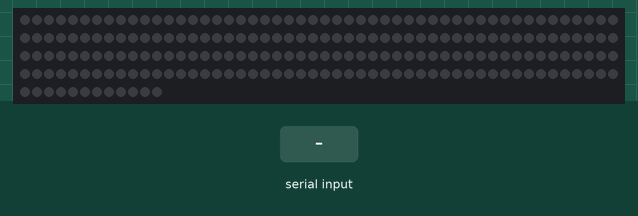
A sketch run on a simulated Arduino Uno, built with avr-gcc and run on an emulated ATmega328P. Shown: 212 RGB LEDs in strip order, left to right, continuing on the next row. The inputs (shaded band) are chosen by the test bench. Random numbers use the default seed unless the sketch sets one.

Above: at 1.2 s.
1.3 s: "90,45>" received over Serial
At 2.5 s:
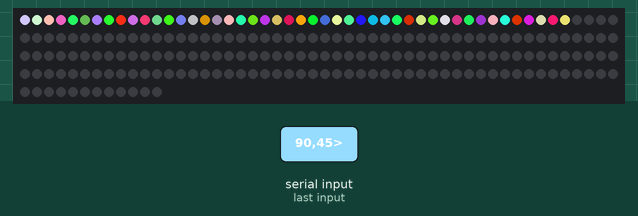
3.2 s: "30,150>" received over Serial
At 4.53 s:
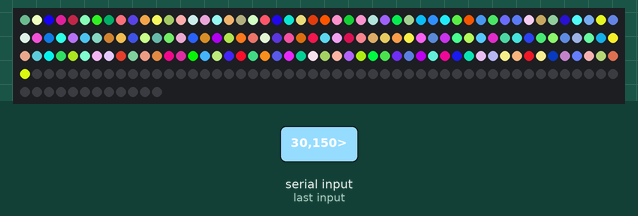
6.0 s: "5>" received over Serial
At 6.5 s:
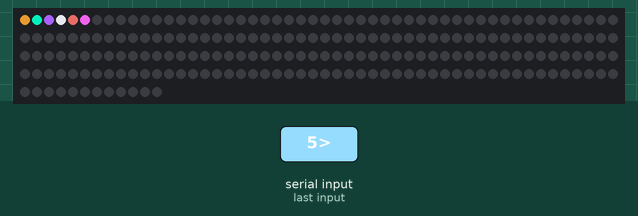
7.5 s: "90>" received over Serial
At 9.4 s:
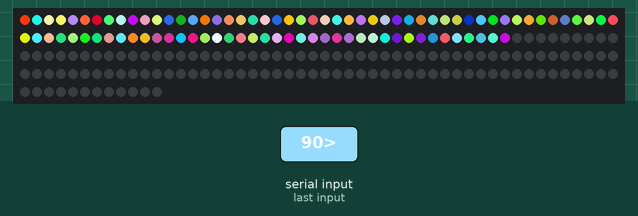
9.7 s: "90,45>" received over Serial
At 11.3 s:
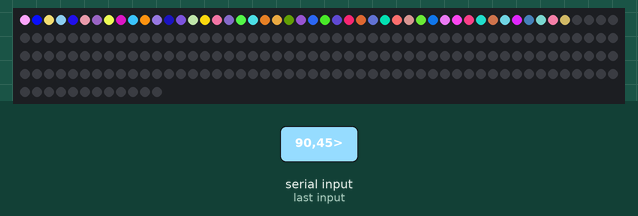
11.6 s: "1,90>" received over Serial
At 12.7 s:
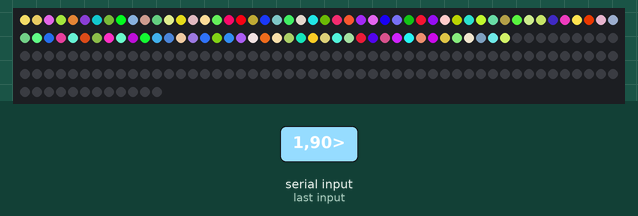
Timing chart, 0 to 14.6 s (numbered marks = the images above; inputs shaded):
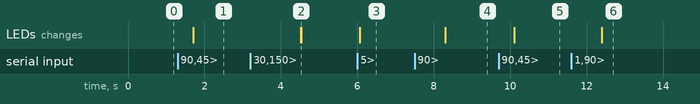

Measured:
- after the input at 1.3 s, the LEDs: change after 0.41 s (image 1)
- after the input at 3.2 s, the LEDs: change after 1.3 s (image 2)
- after the input at 6.0 s, the LEDs: change after 0.06 s (image 3)
- after the input at 7.5 s, the LEDs: change after 0.80 s (image 4)
- after the input at 9.7 s, the LEDs: change after 0.41 s (image 5)
- after the input at 11.6 s, the LEDs: change after 0.80 s (image 6)

The sketch:

sketch.ino
```cpp
// include library
#include<FastLED.h>

//define number of LED and pin
#define NUM_LEDS 212
#define DATA_PIN 7

//timer
unsigned long startMillis;
unsigned long currentMillis;
const unsigned long period = 60000;

// create the ld object array
CRGB leds[NUM_LEDS];

// define 3 byte for the random color
byte  r, g, b;

void setup() {
  // init the LED object
  FastLED.addLeds<NEOPIXEL, DATA_PIN>(leds, NUM_LEDS);
  // set random seed
  randomSeed(analogRead(0));

  //Set up serial connection
  Serial.begin(115200);
  Serial.setTimeout(1);

  FastLED.clear(true);
  FastLED.show();

  startMillis = millis();
}

void loop() {

  currentMillis = millis();
  if(currentMillis - startMillis >= period){
    FastLED.clear(true);
    FastLED.show();
    startMillis = millis();
  }

  if(Serial.available()>0){
    String data = Serial.readStringUntil('>');
    int comma_index = data.indexOf(',');
    int first = data.substring(1,comma_index).toInt();
    int last = data.substring(comma_index+1,data.length()).toInt();
    light(first, last);
    startMillis = millis();

  }

}

// Method used to light a specific range of lights on the LED Strip (INCLUSIVE)
// first = start index
// last = end index
void light(int first, int last){

  FastLED.clear(true);

  for (int cur = 0; cur < NUM_LEDS; cur++) {
    if(cur < first || cur > last){
      continue;
    }

  r = random(0, 255);
  g = random(0, 255);
  b = random(0, 255);

  //set the value to the led
  leds[cur] = CRGB (r, g, b);

  // set the colors set into the physical LED
  FastLED.show();

  }
}

void serialFlush(){
  while(Serial.available()>0){
    char t = Serial.read();
  }
}
```
